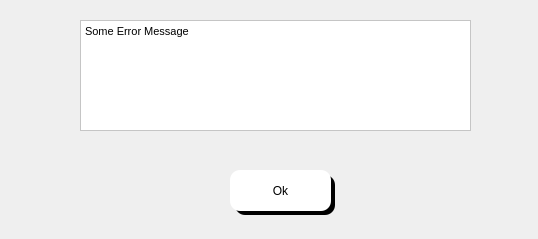
<?xml version="1.0" encoding="UTF-8"?>
<ui version="4.0">
 <class>Dialog</class>
 <widget class="QDialog" name="Dialog">
  <property name="geometry">
   <rect>
    <x>0</x>
    <y>0</y>
    <width>538</width>
    <height>239</height>
   </rect>
  </property>
  <property name="windowTitle">
   <string>Dialog</string>
  </property>
  <property name="styleSheet">
   <string notr="true">background-color: rgba(170, 170, 255,.4);</string>
  </property>
  <widget class="QTextBrowser" name="error_msg_text">
   <property name="geometry">
    <rect>
     <x>80</x>
     <y>20</y>
     <width>391</width>
     <height>111</height>
    </rect>
   </property>
   <property name="focusPolicy">
    <enum>Qt::ClickFocus</enum>
   </property>
   <property name="styleSheet">
    <string notr="true">background-color: rgb(255, 255, 255);
color: rgb(0, 0, 0);
font:  14pt &quot;Segoe UI &quot;;</string>
   </property>
   <property name="html">
    <string>&lt;!DOCTYPE HTML PUBLIC &quot;-//W3C//DTD HTML 4.0//EN&quot; &quot;http://www.w3.org/TR/REC-html40/strict.dtd&quot;&gt;
&lt;html&gt;&lt;head&gt;&lt;meta name=&quot;qrichtext&quot; content=&quot;1&quot; /&gt;&lt;style type=&quot;text/css&quot;&gt;
p, li { white-space: pre-wrap; }
&lt;/style&gt;&lt;/head&gt;&lt;body style=&quot; font-family:'Segoe UI '; font-size:14pt; font-weight:400; font-style:normal;&quot;&gt;
&lt;p style=&quot; margin-top:0px; margin-bottom:0px; margin-left:0px; margin-right:0px; -qt-block-indent:0; text-indent:0px;&quot;&gt;&lt;span style=&quot; font-family:'MS Shell Dlg 2'; font-size:8.25pt;&quot;&gt;Some Error Message&lt;/span&gt;&lt;/p&gt;&lt;/body&gt;&lt;/html&gt;</string>
   </property>
  </widget>
  <widget class="QLabel" name="label_7">
   <property name="geometry">
    <rect>
     <x>235</x>
     <y>175</y>
     <width>100</width>
     <height>40</height>
    </rect>
   </property>
   <property name="styleSheet">
    <string notr="true">background-color: rgb(0, 0, 0);
font: 12pt &quot;MS Shell Dlg 2&quot;;
border-top-left-radius:10px;
border-bottom-left-radius:10px;
border-top-right-radius:10px;
border-bottom-right-radius:10px;
color: rgb(255, 255, 255);
</string>
   </property>
   <property name="text">
    <string/>
   </property>
  </widget>
  <widget class="QPushButton" name="ok_btn">
   <property name="geometry">
    <rect>
     <x>230</x>
     <y>170</y>
     <width>101</width>
     <height>41</height>
    </rect>
   </property>
   <property name="styleSheet">
    <string notr="true">QPushButton{


font:  14pt &quot;Segoe UI &quot;;
background-color: rgb(255, 255, 255);
border-top-left-radius:10px;
border-bottom-left-radius:10px;
border-top-right-radius:10px;
border-bottom-right-radius:10px;}
QPushButton:hover{
	background-color: rgb(161, 161, 161);
	color: rgb(255, 255, 255);
}

QPushButton:focus{
	background-color: rgb(161, 161, 161);
	color: rgb(255, 255, 255);
}</string>
   </property>
   <property name="text">
    <string>Ok</string>
   </property>
  </widget>
 </widget>
 <resources/>
 <connections/>
</ui>
